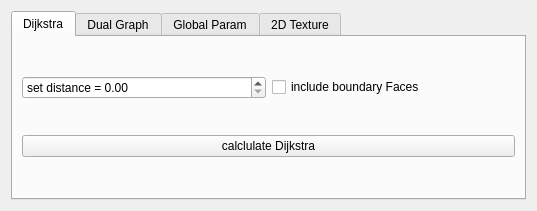
<?xml version="1.0" encoding="UTF-8"?>
<ui version="4.0">
 <class>MastersThesisToolbarBase</class>
 <widget class="QWidget" name="MastersThesisToolbarBase">
  <property name="geometry">
   <rect>
    <x>0</x>
    <y>0</y>
    <width>537</width>
    <height>211</height>
   </rect>
  </property>
  <property name="windowTitle">
   <string>MT</string>
  </property>
  <layout class="QGridLayout" name="gridLayout_5">
   <item row="0" column="0">
    <widget class="QTabWidget" name="tabWidget">
     <property name="enabled">
      <bool>true</bool>
     </property>
     <property name="currentIndex">
      <number>0</number>
     </property>
     <widget class="QWidget" name="Dijkstra">
      <property name="enabled">
       <bool>true</bool>
      </property>
      <attribute name="title">
       <string>Dijkstra</string>
      </attribute>
      <layout class="QGridLayout" name="gridLayout_3">
       <item row="0" column="0">
        <widget class="QDoubleSpinBox" name="dijkstra_distance">
         <property name="prefix">
          <string>set distance = </string>
         </property>
         <property name="suffix">
          <string/>
         </property>
         <property name="maximum">
          <double>100000.000000000000000</double>
         </property>
         <property name="stepType">
          <enum>QAbstractSpinBox::DefaultStepType</enum>
         </property>
        </widget>
       </item>
       <item row="2" column="0" colspan="2">
        <widget class="QPushButton" name="get_selection">
         <property name="text">
          <string>calclulate Dijkstra</string>
         </property>
         <property name="autoDefault">
          <bool>true</bool>
         </property>
        </widget>
       </item>
       <item row="0" column="1">
        <widget class="QCheckBox" name="include_boundary_faces">
         <property name="text">
          <string>include boundary Faces</string>
         </property>
        </widget>
       </item>
      </layout>
     </widget>
     <widget class="QWidget" name="Crossfield">
      <attribute name="title">
       <string>Dual Graph</string>
      </attribute>
      <layout class="QGridLayout" name="gridLayout_2">
       <item row="0" column="0">
        <widget class="QPushButton" name="getDualGraph">
         <property name="text">
          <string>Dual Graph</string>
         </property>
        </widget>
       </item>
      </layout>
     </widget>
     <widget class="QWidget" name="GlobalParam">
      <attribute name="title">
       <string>Global Param</string>
      </attribute>
      <layout class="QGridLayout" name="gridLayout_4">
       <item row="0" column="0">
        <widget class="QPushButton" name="getGlobalParam">
         <property name="text">
          <string>Global Parametrization</string>
         </property>
        </widget>
       </item>
      </layout>
     </widget>
     <widget class="QWidget" name="Texture2D">
      <attribute name="title">
       <string>2D Texture</string>
      </attribute>
      <layout class="QGridLayout" name="gridLayout">
       <item row="0" column="0">
        <widget class="QPushButton" name="get2DTexture">
         <property name="text">
          <string>Get 2D Texture</string>
         </property>
        </widget>
       </item>
      </layout>
     </widget>
    </widget>
   </item>
  </layout>
 </widget>
 <tabstops>
  <tabstop>tabWidget</tabstop>
  <tabstop>dijkstra_distance</tabstop>
  <tabstop>include_boundary_faces</tabstop>
  <tabstop>get_selection</tabstop>
  <tabstop>getDualGraph</tabstop>
  <tabstop>getGlobalParam</tabstop>
  <tabstop>get2DTexture</tabstop>
 </tabstops>
 <resources/>
 <connections/>
</ui>
